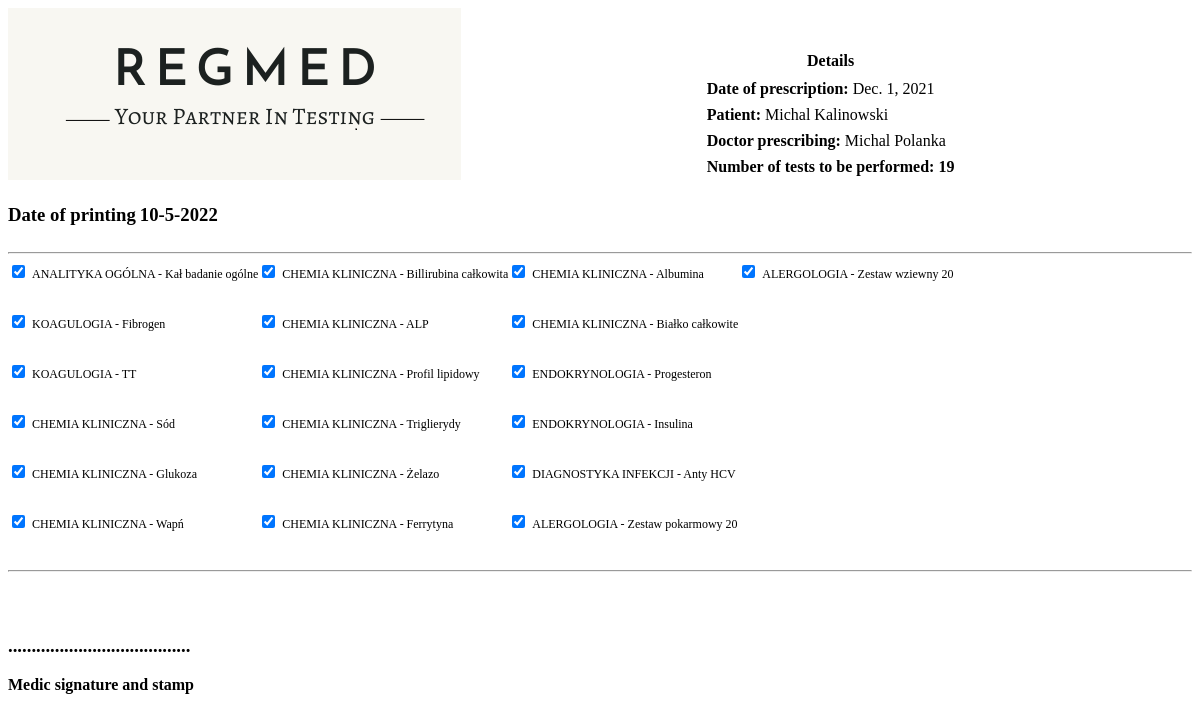
The page /testing_printout/3 on the database its author committed.
### ref/models.py (models this page shows, shortened)
class Test(models.Model):
    fk_patient = models.ForeignKey(Patient,null=False,on_delete=models.CASCADE)
    fk_medic = models.ForeignKey(Medic,null=False,on_delete=models.CASCADE)
    date_of_issue = models.DateField()

class Patient(models.Model):
    SEX = (
        ('Male', 'Male'),
        ('Female', 'Female')
    )
    user = models.OneToOneField(User, on_delete=models.CASCADE)
    name = models.CharField(max_length=30, null=True)
    last_name = models.CharField(max_length=30, null=False)
    phone = models.CharField(max_length=30, null=True)
    pesel = models.CharField(null=False,blank=False,max_length=11)
    date_of_birth = models.DateField()
    city = models.CharField(max_length=25,blank=False,null=False)
    street = models.CharField(max_length=50,blank=False,null=False)
    street_no = models.CharField(max_length=10)
    flat_no = models.CharField(max_length=10)
    postal_code = models.CharField(max_length=6,null=False,blank=False,validators=[RegexValidator(regex='^[0-9]{2}-[0-9]{3}',
    message='You must provide code in format DD-DDD')])
    sex = models.CharField(max_length=6,blank=False,null=False,choices=SEX)
    def __str__(self):
        return f'{self.name} {self.last_name}'

class Medic(models.Model):
    user = models.OneToOneField(User, on_delete=models.CASCADE)
    name = models.CharField(max_length=30, null=False)
    last_name = models.CharField(max_length=30, null=False)
    doc_number = models.IntegerField(validators=[MaxValueValidator(99999999999)],null=False,blank=False)
    clinic_info = models.ForeignKey(Clinic,null=True, on_delete=models.SET_NULL)
    def __str__(self):
       return f'{self.name} {self.last_name}'

class TestType(models.Model):
    item = models.ForeignKey(Test,null=True,on_delete=models.CASCADE)
    test_type = models.CharField(max_length=50,blank=True,null=True,choices=TEST_TYPE)
    def __str__(self):
        return f'{self.test_type}'

### ref/views.py (the view)
# urls.py: path('testing_printout/<int:test_pk>',views.groups,name='testing_printout'),
def groups(request, test_pk):
    test = Test.objects.get(pk=test_pk)
    details = test.testtype_set.all()
    details_counter = len(details)
    context = {'test':test,'details':details,'details_counter':details_counter}
    return render(request,'ref/testing_printout.html',context=context)

### ref/context_processors.py (called while the page is built)
def extras(request):
    patients = Patient.objects.all()
    medics = Medic.objects.all()
    medics = [x.user.email for x in medics]
    patients = [x.user.email for x in patients]
    return {'medics':medics,'patients':patients}

### ref/templates/ref/testing_printout.html (shortened to what this page needs)
{%load static%}
<!DOCTYPE HTML PUBLIC "-//W3C//DTD HTML 4.01 Transitional//EN" "http://www.w3.org/TR/html4/loose.dtd">
<head>
<link rel="stylesheet" type="text/css" href="/static/ref/css/print.css?{% now 'U' %}">
</head>
<body onload="window.print()">
    <img id="logo_print" src="{% static 'ref/images/logo_print.png'%}"/>
	 <table cellpadding="3px" class="table_details">
    	<tr>
    		<th>Details</th>
    	</tr>
    	<tr>
    		<td><strong>Date of prescription:</strong> {{test.date_of_issue}}</td>
    	</tr>
        <tr>
    		<td><strong>Patient:</strong> {{test.fk_patient}}</td>
    	</tr>
        <tr>
    		<td><strong>Doctor prescribing:</strong> {{test.fk_medic}}</td>
    	</tr>
		<tr>
    		<td><strong>Number of tests to be performed: {{details_counter}}</strong></td>
    	</tr>
    </table>
    <div id="header_content">
<div id="wrapper">
    <div id="div1">
		<h3>Date of printing</h3>
	</div>
    <div id="div2">
		<h3 id="date"></h3>
	</div>
</div>
    </div>
	<hr>
	<section class="prescribed_testing">
		{%for test in details%}
			<div class="testing_item">
				<input type="checkbox"  name="testing_med" checked>
				<label for="testing_med">{{test}}</label>
			</div>
		{%endfor%}
	</section>
    <hr>
	<br>
    <br>
    <h3>.......................................</h3>
    <p><strong>Medic signature and stamp</strong></p>
</body>
</html>

### ref/static/ref/css/print.css (style rules this page uses)
.table_details { display: inline-block; margin-left: 20%; }
.prescribed_testing label { font-size: 12px; }
.prescribed_testing { height: 300px; display: flex; flex-direction: column; flex-wrap: wrap; align-content: flex-start; }
.prescribed_testing > * { flex: 1 1 50px; }

### ref/templates/ref/testing_printout.html (style rules this page uses)
#div1 { display: inline-block; }
#div2 { display: inline-block; }

### rows shown on the page
Test: date_of_issue "Dec. 1, 2021", fk_patient "Michal Kalinowski", fk_medic "Michal Polanka"
TestType: test_type "ANALITYKA OGÓLNA - Kał badanie ogólne"
TestType: test_type "KOAGULOGIA - Fibrogen"
TestType: test_type "KOAGULOGIA - TT"
TestType: test_type "CHEMIA KLINICZNA - Sód"
TestType: test_type "CHEMIA KLINICZNA - Glukoza"
TestType: test_type "CHEMIA KLINICZNA - Wapń"
TestType: test_type "CHEMIA KLINICZNA - Billirubina całkowita"
TestType: test_type "CHEMIA KLINICZNA - ALP"
TestType: test_type "CHEMIA KLINICZNA - Profil lipidowy"
TestType: test_type "CHEMIA KLINICZNA - Triglierydy"
TestType: test_type "CHEMIA KLINICZNA - Żelazo"
TestType: test_type "CHEMIA KLINICZNA - Ferrytyna"
TestType: test_type "CHEMIA KLINICZNA - Albumina"
TestType: test_type "CHEMIA KLINICZNA - Białko całkowite"
TestType: test_type "ENDOKRYNOLOGIA - Progesteron"
TestType: test_type "ENDOKRYNOLOGIA - Insulina"
TestType: test_type "DIAGNOSTYKA INFEKCJI - Anty HCV"
TestType: test_type "ALERGOLOGIA - Zestaw pokarmowy 20"
TestType: test_type "ALERGOLOGIA - Zestaw wziewny 20"

### other values the page prints
{{ details_counter }} "19"
